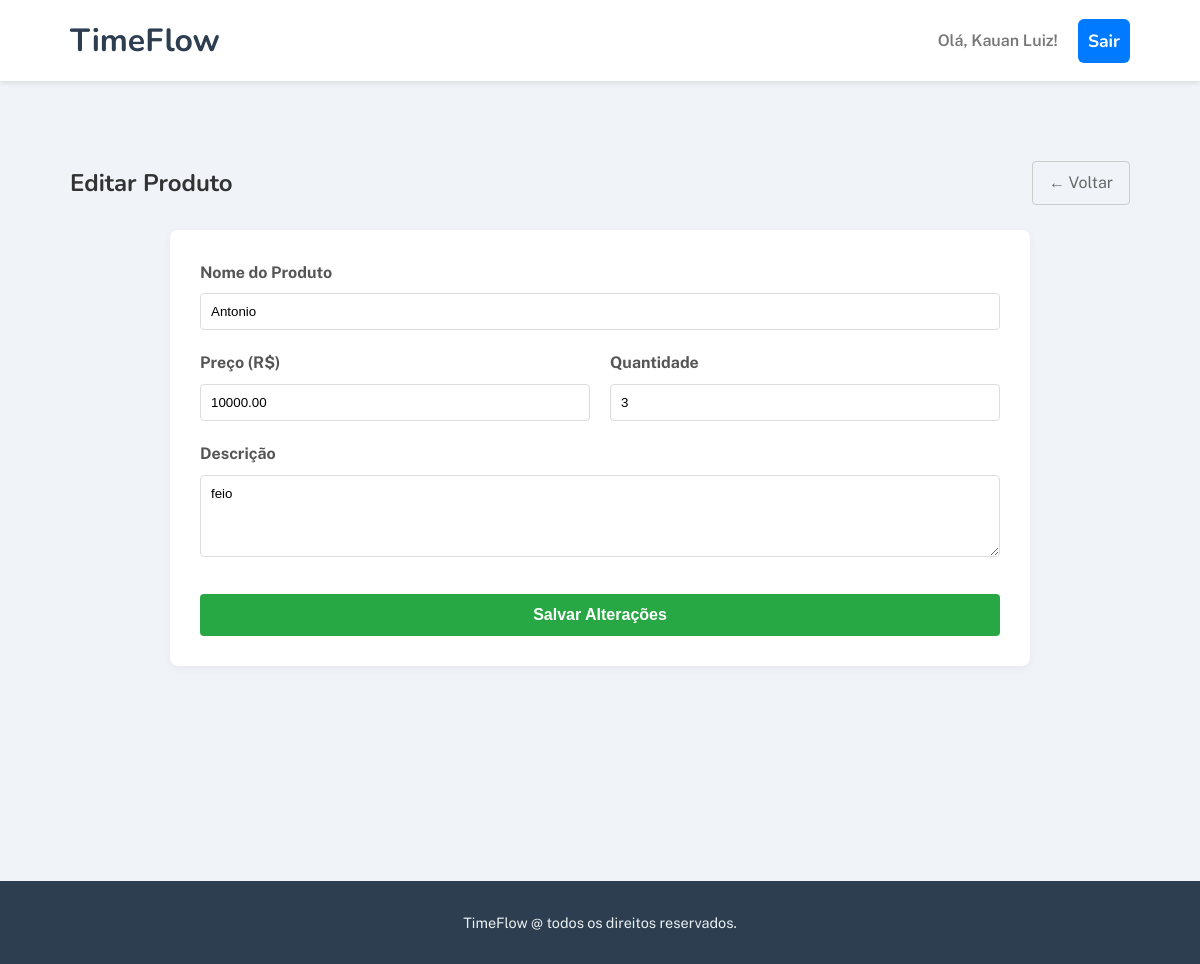
Page /public/produtos/editar?id=3 (signed in) on the committed database.
### tables this page shows
CREATE TABLE `produtos` (
  `id` int(11) NOT NULL,
  `nome` varchar(255) NOT NULL,
  `descricao` text DEFAULT NULL,
  `preco` decimal(10,2) NOT NULL,
  `cor` varchar(50) DEFAULT NULL,
  `quantidade` int(11) NOT NULL DEFAULT 0
);

### app/controllers/ProdutoController.php (called while the page is built, shortened)
<?php
class ProdutoController {
    public function editar() {
        $id = $_GET['id'] ?? null;
        $produto = Produto::buscarPorId($id);
        render('produtos/form_produtos.php', [
            'title' => 'Editar Produto',
            'acao' => 'atualizar',
            'produto' => $produto
        ]);
    }
}

### app/Models/produto.php (called while the page is built, shortened)
<?php
class Produto {
    public static function buscarPorId($id) {
        $pdo = Database::conectar();
        $sql = "SELECT * FROM produtos WHERE id = :id";
        $stmt = $pdo->prepare($sql);
        $stmt->bindValue(':id', $id);
        $stmt->execute();
        return $stmt->fetch(PDO::FETCH_ASSOC);
    }
}

### app/Views/produtos/form_produtos.php (the view, shortened to what this page needs)
<div style="display: flex; justify-content: space-between; align-items: center; margin-bottom: 25px;">
    <h1 style="margin: 0; color: #333; font-size: 24px;"><?php echo $title; ?></h1>
    <a href="../produtos" style="text-decoration: none; color: #666; border: 1px solid #ccc; padding: 8px 16px; border-radius: 4px;">← Voltar</a>
</div>
<div style="background: white; padding: 30px; border-radius: 8px; box-shadow: 0 2px 10px rgba(0,0,0,0.05); max-width: 800px; margin: 0 auto;">
    <form action="<?php echo $acao; ?>" method="POST">
        <div style="display: grid; grid-template-columns: 1fr 1fr; gap: 20px;">
            <div style="grid-column: span 2;">
                <label style="display: block; margin-bottom: 8px; font-weight: bold; color: #555;">Nome do Produto</label>
                <input type="text" name="nome" value="<?php echo $produto['nome'] ?? ''; ?>" required
                       style="width: 100%; padding: 10px; border: 1px solid #ddd; border-radius: 4px; box-sizing: border-box;">
            </div>
            <div>
                <label style="display: block; margin-bottom: 8px; font-weight: bold; color: #555;">Preço (R$)</label>
                <input type="text" name="preco" id="preco" value="<?php echo $produto['preco'] ?? ''; ?>" required placeholder="0.00"
                       style="width: 100%; padding: 10px; border: 1px solid #ddd; border-radius: 4px; box-sizing: border-box;">
            </div>
            <div>
                <label style="display: block; margin-bottom: 8px; font-weight: bold; color: #555;">Quantidade</label>
                <input type="number" name="quantidade" value="<?php echo $produto['quantidade'] ?? ''; ?>" required placeholder="0"
                       style="width: 100%; padding: 10px; border: 1px solid #ddd; border-radius: 4px; box-sizing: border-box;">
            </div>
            <div style="grid-column: span 2;">
                <label style="display: block; margin-bottom: 8px; font-weight: bold; color: #555;">Descrição</label>
                <textarea name="descricao" rows="4" style="width: 100%; padding: 10px; border: 1px solid #ddd; border-radius: 4px; box-sizing: border-box; font-family: sans-serif;"><?php echo $produto['descricao'] ?? ''; ?></textarea>
            </div>
            <div style="grid-column: span 2; margin-top: 10px;">
                <button type="submit" style="width: 100%; padding: 12px; background-color: #28a745; color: white; border: none; border-radius: 4px; font-size: 16px; font-weight: bold; cursor: pointer;">
                    <?php echo ($acao == 'salvar') ? 'Cadastrar Produto' : 'Salvar Alterações'; ?>
                </button>
            </div>
        </div>
    </form>
</div>

### public/css/styles.css (style rules this page uses)
body, h1, h2, p, ul, li, a { margin: 0; padding: 0; }
body { font-family: 'Public Sans', sans-serif; color: #333; background-color: #f9f9f9; line-height: 1.6; }
h1, h2 { font-family: 'Nunito', sans-serif; font-weight: 700; line-height: 1.1; }
a { text-decoration: none; color: inherit; }

### rows in the picture
produtos: nome "Antonio", preco "10000.00", quantidade "3", descricao "feio"

### other values in the picture
$_SESSION['usuario_nome'] "Kauan Luiz"
$title "Editar Produto"
